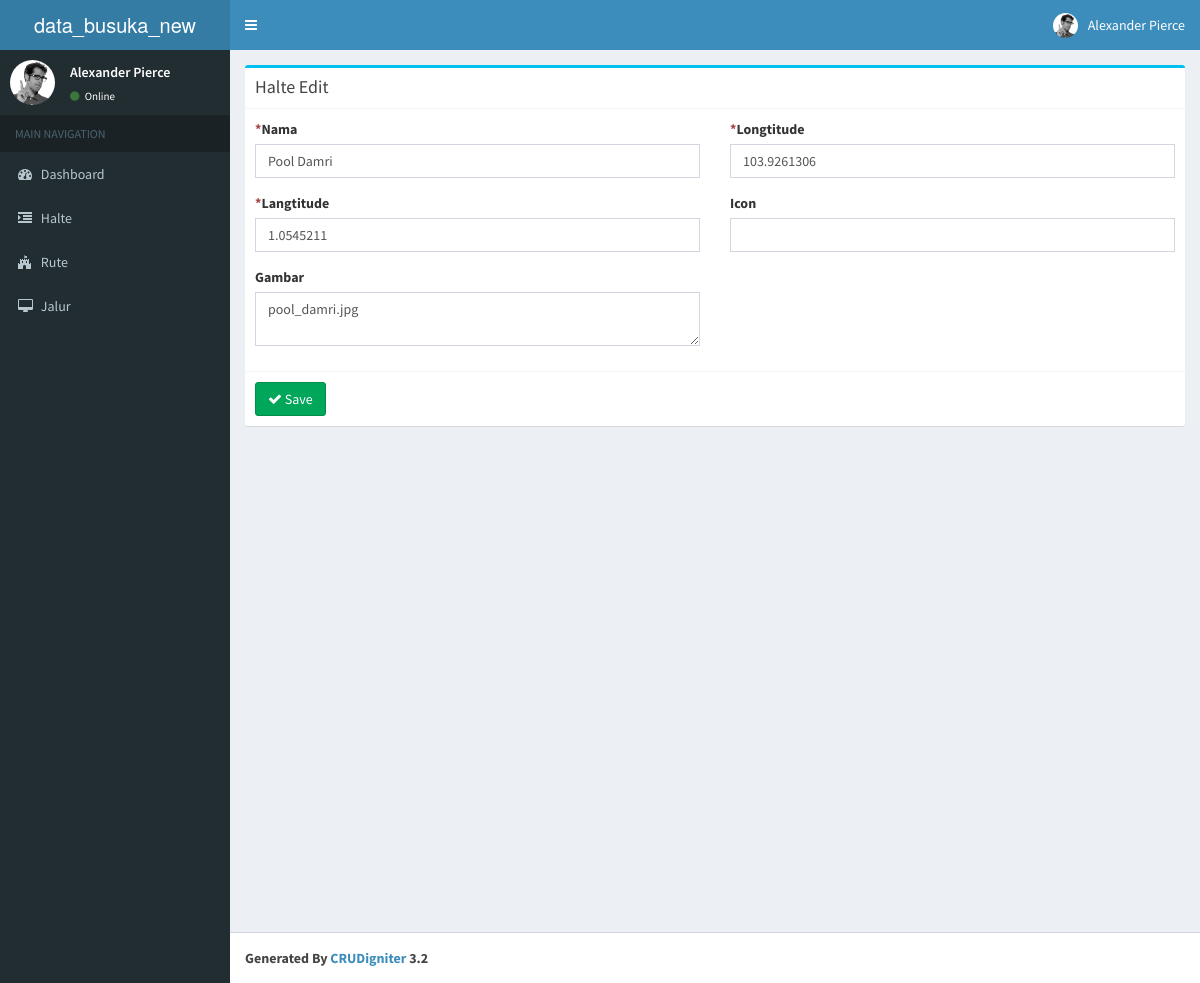
Screenshot of /halte/edit/20 with the database file from the repository.
### tables this page shows
CREATE TABLE `dta_halte` (
  `id` int(11) NOT NULL,
  `nama` varchar(50) NOT NULL,
  `longtitude` varchar(50) NOT NULL,
  `langtitude` varchar(50) NOT NULL,
  `icon` varchar(50) NOT NULL,
  `gambar` text NOT NULL
);

### application/controllers/Halte.php (called while the page is built, shortened)
<?php
class Halte extends CI_Controller{
    function __construct()
    {
        $this->load->model('Halte_model');
    }
    function edit($id)
    {
        $data['halte'] = $this->Halte_model->get_halte($id);
        if(isset($data['halte']['id']))
        {
            $this->load->library('form_validation');
			$this->form_validation->set_rules('nama','Nama','required');
			$this->form_validation->set_rules('longtitude','Longtitude','required');
			$this->form_validation->set_rules('langtitude','Langtitude','required');
			if($this->form_validation->run())
            {
                $params = array(
					'nama' => $this->input->post('nama'),
					'longtitude' => $this->input->post('longtitude'),
					'langtitude' => $this->input->post('langtitude'),
					'icon' => $this->input->post('icon'),
					'gambar' => $this->input->post('gambar'),
                );
                $this->Halte_model->update_halte($id,$params);
                redirect('halte/index');
            }
            else
            {
                $data['_view'] = 'halte/edit';
                $this->load->view('layouts/main',$data);
            }
        }
        else
            show_error('The halte you are trying to edit does not exist.');
    }
}

### index.php (called while the page is built, shortened)
<?php
require_once BASEPATH.'core/CodeIgniter.php';

### application/models/Halte_model.php (called while the page is built, shortened)
<?php
class Halte_model extends CI_Model
{
    function get_halte($id)
    {
        return $this->db->get_where('dta_halte',array('id'=>$id))->row_array();
    }
}

### application/views/halte/edit.php (the view, shortened to what this page needs)
<div class="row">
    <div class="col-md-12">
      	<div class="box box-info">
            <div class="box-header with-border">
              	<h3 class="box-title">Halte Edit</h3>
            </div>
			<?php echo form_open('halte/edit/'.$halte['id']); ?>
			<div class="box-body">
				<div class="row clearfix">
					<div class="col-md-6">
						<label for="nama" class="control-label"><span class="text-danger">*</span>Nama</label>
						<div class="form-group">
							<input type="text" name="nama" value="<?php echo ($this->input->post('nama') ? $this->input->post('nama') : $halte['nama']); ?>" class="form-control" id="nama" />
						</div>
					</div>
					<div class="col-md-6">
						<label for="longtitude" class="control-label"><span class="text-danger">*</span>Longtitude</label>
						<div class="form-group">
							<input type="text" name="longtitude" value="<?php echo ($this->input->post('longtitude') ? $this->input->post('longtitude') : $halte['longtitude']); ?>" class="form-control" id="longtitude" />
						</div>
					</div>
					<div class="col-md-6">
						<label for="langtitude" class="control-label"><span class="text-danger">*</span>Langtitude</label>
						<div class="form-group">
							<input type="text" name="langtitude" value="<?php echo ($this->input->post('langtitude') ? $this->input->post('langtitude') : $halte['langtitude']); ?>" class="form-control" id="langtitude" />
						</div>
					</div>
					<div class="col-md-6">
						<label for="icon" class="control-label">Icon</label>
						<div class="form-group">
							<input type="text" name="icon" value="<?php echo ($this->input->post('icon') ? $this->input->post('icon') : $halte['icon']); ?>" class="form-control" id="icon" />
						</div>
					</div>
					<div class="col-md-6">
						<label for="gambar" class="control-label">Gambar</label>
						<div class="form-group">
							<textarea name="gambar" class="form-control" id="gambar"><?php echo ($this->input->post('gambar') ? $this->input->post('gambar') : $halte['gambar']); ?></textarea>
						</div>
					</div>
				</div>
			</div>
			<div class="box-footer">
            	<button type="submit" class="btn btn-success">
					<i class="fa fa-check"></i> Save
				</button>
	        </div>
			<?php echo form_close(); ?>
		</div>
    </div>
</div>

### rows the page displays
dta_halte: nama "Pool Damri", longtitude "103.9261306", langtitude "1.0545211", gambar "pool_damri.jpg"
